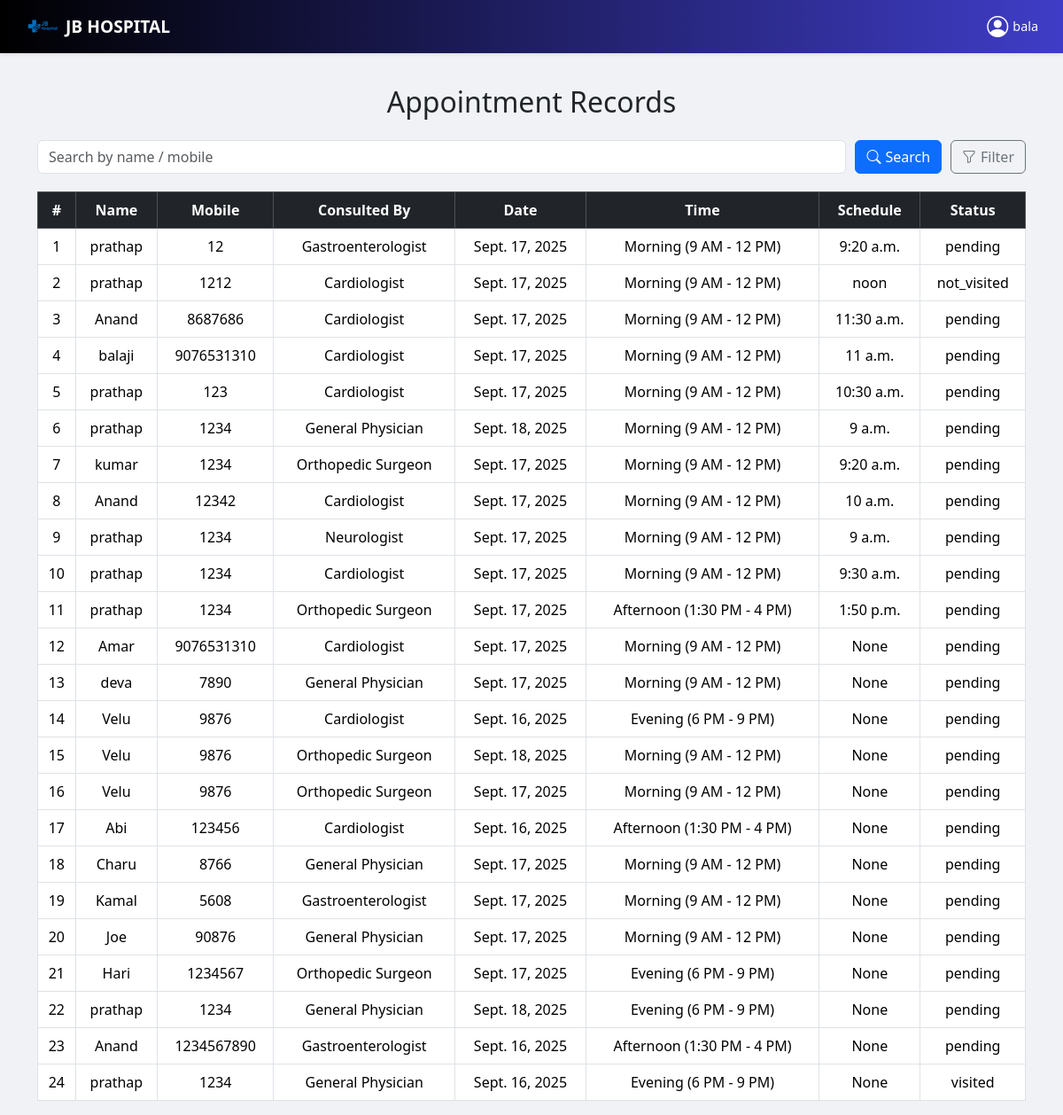
The page /appointmentrecords (signed in) on the database its author committed.
### Healthcare/models.py (models this page shows, shortened)
class Appointment(models.Model):
    patient = models.ForeignKey('CustomUser', on_delete=models.SET_NULL, null=True, blank=True)
    staff = models.ForeignKey('StaffUser', on_delete=models.SET_NULL, null=True, blank=True)
    name = models.CharField(max_length=100)
    age = models.PositiveIntegerField()
    phone = models.CharField(max_length=15)
    gender = models.CharField(max_length=10, choices=[('Male','Male'), ('Female','Female'), ('Other','Other')])
    DOCTOR_CHOICES = [
        ('cardiologist', 'Cardiologist'),
        ('gastroenterologist', 'Gastroenterologist'),
        ('orthopedic', 'Orthopedic Surgeon'),
        ('general_physician', 'General Physician'),
        ('neurologist', 'Neurologist'),
        ('dermatologist', 'Dermatologist'),
    ]
    specialist = models.CharField(max_length=50, choices=DOCTOR_CHOICES)
    appointment_date = models.DateField(default=timezone.now)
    TIME_SLOT_CHOICES = [
        ('morning', 'Morning (9 AM - 12 PM)'),
        ('afternoon', 'Afternoon (1:30 PM - 4 PM)'),
        ('evening', 'Evening (6 PM - 9 PM)'),
    ]
    time_slot = models.CharField(max_length=20, choices=TIME_SLOT_CHOICES, default='morning')
    consultation_time = models.TimeField(null=True, blank=True)
    created_at = models.DateTimeField(auto_now_add=True)
    STATUS_CHOICES = [
        ('pending', 'Pending'),
        ('visited', 'Visited'),
        ('not_visited', 'Not Visited'),
    ]
    status = models.CharField(max_length=20, choices=STATUS_CHOICES, default='pending')

### Healthcare/views.py (the view)
# urls.py: path("appointmentrecords",views.appointment_records, name="appointment_records"),
def appointment_records(request):
    search = request.GET.get('search', '').strip()
    specialist = request.GET.get('specialist', '').strip()
    appointments = Appointment.objects.all().order_by('-created_at')
    if search:
        appointments = appointments.filter(
            Q(name__icontains=search) |
            Q(phone__icontains=search)
        )
    if specialist:
        appointments = appointments.filter(specialist=specialist)
    context = {
        "appointments": appointments,
        "search": search,
        "specialist": specialist,
        "specialist_choices": Appointment.DOCTOR_CHOICES,  # 👈 for dropdown
        "show_nav": True,
    }
    return render(request, "appointment_records.html", context)

### template/appointment_records.html (shortened to what this page needs)
{% extends 'index.html' %}
{% load static %}
{% block content %}
<div class="container ">
  <h2 class="mb-4 text-center">Appointment Records</h2>
  <form method="get" class="search-filter-bar">
    <input type="text" name="search" value="{{ search }}" placeholder="Search by name / mobile" class="form-control">
    <button type="submit" class="btn btn-primary">
      <i class="bi bi-search"></i> Search
    </button>
    <div class="filter-dropdown">
      <button type="button" class="btn btn-outline-secondary" id="filterToggle">
        <i class="bi bi-funnel"></i> Filter
      </button>
    </div>
  </form>
  <div class="table-responsive">
    <table class="table table-bordered table-hover text-center align-middle">
      <thead class="table-dark">
        <tr>
          <th>#</th>
          <th>Name</th>
          <th>Mobile</th>
          <th>Consulted By</th>
          <th>Date</th>
          <th>Time</th>
          <th>Schedule</th>
          <th>Status</th>
        </tr>
      </thead>
      <tbody>
        {% for a in appointments %}
        <tr>
          <td> {{ forloop.counter }} </td>
          <td> {{ a.name }} </td>
          <td> {{ a.phone }} </td>
          <td> {{ a.get_specialist_display }} </td>
          <td> {{ a.appointment_date }} </td>
          <td> {{ a.get_time_slot_display }} </td>
          <td> {{ a.consultation_time }} </td>
          <td> {{ a.status }} </td>
        </tr>
        {% empty %}
        <tr><td colspan="7" class="text-center">No records found.</td></tr>
        {% endfor %}
      </tbody>
    </table>
  </div>
</div>
{% endblock content %}

### template/appointment_records.html (style rules this page uses)
.container { margin-top: 8%; }
.search-filter-bar { display: flex; flex-wrap: wrap; gap: 10px; margin-bottom: 20px; }
.search-filter-bar input { flex: 1; }
.search-filter-bar button { display: flex; align-items: center; gap: 5px; }
.filter-dropdown { position: relative; }
.table-responsive { overflow-x: auto; }

### rows shown on the page
Appointment: name "prathap", phone "12", specialist "Gastroenterologist", appointment_date "Sept. 17, 2025", time_slot "Morning (9 AM - 12 PM)", consultation_time "9:20 a.m.", status "pending"
Appointment: name "prathap", phone "1212", specialist "Cardiologist", appointment_date "Sept. 17, 2025", time_slot "Morning (9 AM - 12 PM)", consultation_time "noon", status "not_visited"
Appointment: name "Anand", phone "8687686", specialist "Cardiologist", appointment_date "Sept. 17, 2025", time_slot "Morning (9 AM - 12 PM)", consultation_time "11:30 a.m.", status "pending"
Appointment: name "balaji", phone "9076531310", specialist "Cardiologist", appointment_date "Sept. 17, 2025", time_slot "Morning (9 AM - 12 PM)", consultation_time "11 a.m.", status "pending"
Appointment: name "prathap", phone "123", specialist "Cardiologist", appointment_date "Sept. 17, 2025", time_slot "Morning (9 AM - 12 PM)", consultation_time "10:30 a.m.", status "pending"
Appointment: name "prathap", phone "1234", specialist "General Physician", appointment_date "Sept. 18, 2025", time_slot "Morning (9 AM - 12 PM)", consultation_time "9 a.m.", status "pending"
Appointment: name "kumar", phone "1234", specialist "Orthopedic Surgeon", appointment_date "Sept. 17, 2025", time_slot "Morning (9 AM - 12 PM)", consultation_time "9:20 a.m.", status "pending"
Appointment: name "Anand", phone "12342", specialist "Cardiologist", appointment_date "Sept. 17, 2025", time_slot "Morning (9 AM - 12 PM)", consultation_time "10 a.m.", status "pending"
Appointment: name "prathap", phone "1234", specialist "Neurologist", appointment_date "Sept. 17, 2025", time_slot "Morning (9 AM - 12 PM)", consultation_time "9 a.m.", status "pending"
Appointment: name "prathap", phone "1234", specialist "Cardiologist", appointment_date "Sept. 17, 2025", time_slot "Morning (9 AM - 12 PM)", consultation_time "9:30 a.m.", status "pending"
Appointment: name "prathap", phone "1234", specialist "Orthopedic Surgeon", appointment_date "Sept. 17, 2025", time_slot "Afternoon (1:30 PM - 4 PM)", consultation_time "1:50 p.m.", status "pending"
Appointment: name "Amar", phone "9076531310", specialist "Cardiologist", appointment_date "Sept. 17, 2025", time_slot "Morning (9 AM - 12 PM)", consultation_time "None", status "pending"
Appointment: name "deva", phone "7890", specialist "General Physician", appointment_date "Sept. 17, 2025", time_slot "Morning (9 AM - 12 PM)", consultation_time "None", status "pending"
Appointment: name "Velu", phone "9876", specialist "Cardiologist", appointment_date "Sept. 16, 2025", time_slot "Evening (6 PM - 9 PM)", consultation_time "None", status "pending"
Appointment: name "Velu", phone "9876", specialist "Orthopedic Surgeon", appointment_date "Sept. 18, 2025", time_slot "Morning (9 AM - 12 PM)", consultation_time "None", status "pending"
Appointment: name "Velu", phone "9876", specialist "Orthopedic Surgeon", appointment_date "Sept. 17, 2025", time_slot "Morning (9 AM - 12 PM)", consultation_time "None", status "pending"
Appointment: name "Abi", phone "123456", specialist "Cardiologist", appointment_date "Sept. 16, 2025", time_slot "Afternoon (1:30 PM - 4 PM)", consultation_time "None", status "pending"
Appointment: name "Charu", phone "8766", specialist "General Physician", appointment_date "Sept. 17, 2025", time_slot "Morning (9 AM - 12 PM)", consultation_time "None", status "pending"
Appointment: name "Kamal", phone "5608", specialist "Gastroenterologist", appointment_date "Sept. 17, 2025", time_slot "Morning (9 AM - 12 PM)", consultation_time "None", status "pending"
Appointment: name "Joe", phone "90876", specialist "General Physician", appointment_date "Sept. 17, 2025", time_slot "Morning (9 AM - 12 PM)", consultation_time "None", status "pending"
Appointment: name "Hari", phone "1234567", specialist "Orthopedic Surgeon", appointment_date "Sept. 17, 2025", time_slot "Evening (6 PM - 9 PM)", consultation_time "None", status "pending"
Appointment: name "prathap", phone "1234", specialist "General Physician", appointment_date "Sept. 18, 2025", time_slot "Evening (6 PM - 9 PM)", consultation_time "None", status "pending"
Appointment: name "Anand", phone "1234567890", specialist "Gastroenterologist", appointment_date "Sept. 16, 2025", time_slot "Afternoon (1:30 PM - 4 PM)", consultation_time "None", status "pending"
Appointment: name "prathap", phone "1234", specialist "General Physician", appointment_date "Sept. 16, 2025", time_slot "Evening (6 PM - 9 PM)", consultation_time "None", status "visited"

### other values the page prints
{{ request.session.staff_name }} "bala"
